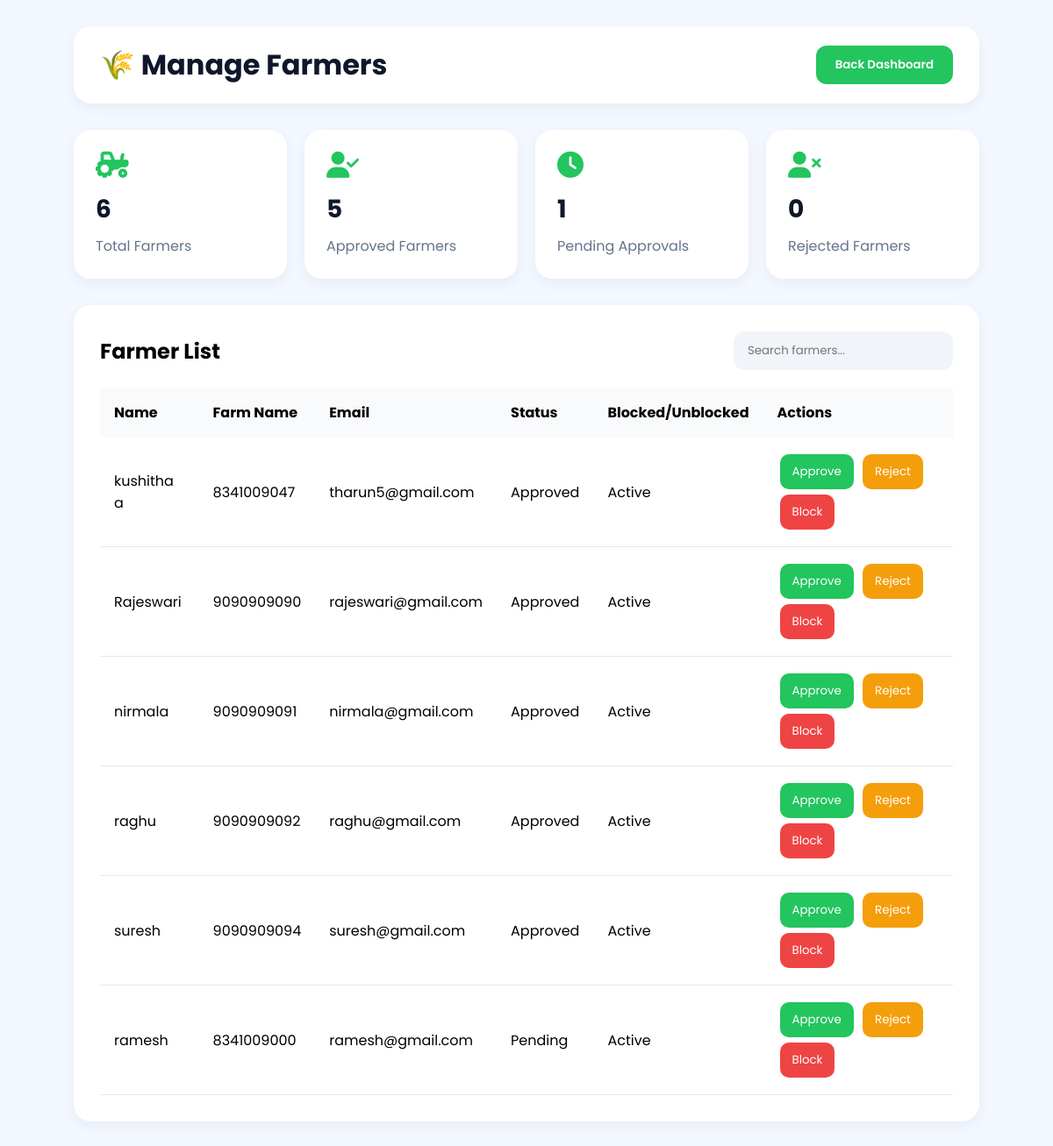
The app's page /manage-farmers.html with its own data.
### tables this page shows
CREATE TABLE users (
            id INTEGER PRIMARY KEY AUTOINCREMENT,
            fullname TEXT NOT NULL,
            email TEXT UNIQUE NOT NULL,
            phone TEXT UNIQUE NOT NULL,
            password TEXT NOT NULL,
            role TEXT NOT NULL
        , status TEXT DEFAULT 'Pending', is_blocked INTEGER DEFAULT 0, verified INTEGER DEFAULT 0);

### app.py (the view)
@app.route("/manage-farmers.html")
def manageFarmers():
    conn = get_db_connection()
    farmers = conn.execute(
        """
        SELECT *
        FROM users
        WHERE role='farmer'
        """
    ).fetchall()
    total_farmers = conn.execute(
        """
        SELECT COUNT(*) as total
        FROM users
        WHERE role='farmer'
        """
    ).fetchone()["total"]
    approved_farmers = conn.execute(
        """
        SELECT COUNT(*) as total
        FROM users
        WHERE role='farmer'
        AND status='Approved'
        """
    ).fetchone()["total"]
    pending_farmers = conn.execute(
        """
        SELECT COUNT(*) as total
        FROM users
        WHERE role='farmer'
        AND status='Pending'
        """
    ).fetchone()["total"]
    rejected_farmers = conn.execute(
        """
        SELECT COUNT(*) as total
        FROM users
        WHERE role='farmer'
        AND status='Rejected'
        """
    ).fetchone()["total"]
    conn.close()
    return render_template(
        "manage-farmers.html",
        farmers=farmers,
        total_farmers=total_farmers,
        approved_farmers=approved_farmers,
        pending_farmers=pending_farmers,
        rejected_farmers=rejected_farmers
    )

### db.py (called while the page is built)
def get_db_connection():
    conn = sqlite3.connect("database.db")
    conn.row_factory = sqlite3.Row
    return conn

### templates/manage-farmers.html (shortened to what this page needs)
<!DOCTYPE html>
<html lang="en">
<head>
<link rel="stylesheet"
href="https://cdnjs.cloudflare.com/ajax/libs/font-awesome/6.5.1/css/all.min.css"/>
</head>
<body>
<div class="topbar">
    <h1>🌾 Manage Farmers</h1>
    <a href="admin-dashboard.html">
        <button class="back-btn">
            Back Dashboard
        </button>
    </a>
</div>
<div class="stats">
    <div class="stat-card">
        <i class="fa-solid fa-tractor"></i>
        <h2 id="totalFarmers">{{ total_farmers }}</h2>
        <p>Total Farmers</p>
    </div>
    <div class="stat-card">
        <i class="fa-solid fa-user-check"></i>
        <h2 id="approvedFarmers">{{ approved_farmers }}</h2>
        <p>Approved Farmers</p>
    </div>
    <div class="stat-card">
        <i class="fa-solid fa-clock"></i>
        <h2 id="pendingFarmers">{{ pending_farmers }}</h2>
        <p>Pending Approvals</p>
    </div>
    <div class="stat-card">
        <i class="fa-solid fa-user-xmark"></i>
        <h2 id="rejectedFarmers">{{ rejected_farmers }}</h2>
        <p>Rejected Farmers</p>
    </div>
</div>
<div class="farmers-box">
    <div class="farmers-header">
        <h2>Farmer List</h2>
        <input type="text"
        id="searchInput"
        placeholder="Search farmers..."
        onkeyup="searchFarmers()">
    </div>
    <table>
        <thead>
            <tr>
                <th>Name</th>
                <th>Farm Name</th>
                <th>Email</th>
                <th>Status</th>
                <th>Blocked/Unblocked</th>
                <th>Actions</th>
            </tr>
        </thead>
<tbody>
   {% for farmer in farmers %}
<tr>
    <td>{{ farmer.fullname }}</td>
    <td>{{ farmer.phone }}</td>
    <td>{{ farmer.email }}</td>
    <td>{{ farmer.status }}</td>
    <td>
        {% if farmer.is_blocked == 1 %}
            Blocked
        {% else %}
            Active
        {% endif %}
    </td>
    <td>
        <a href="/approve-farmer/{{ farmer.id }}">
            <button class="approve-btn">
                Approve
            </button>
        </a>
        <a href="/reject-farmer/{{ farmer.id }}">
            <button class="reject-btn">
                Reject
            </button>
        </a>
{% if farmer.is_blocked == 0 %}
<a href="/block-user/{{ farmer.id }}">
    <button class="delete-btn">
        Block
    </button>
</a>
{% else %}
<a href="/unblock-user/{{ farmer.id }}">
    <button class="approve-btn">
        Unblock
    </button>
</a>
{% endif %}
    </td>
</tr>
{% endfor %}
</tbody>
    </table>
</div>
</body>
</html>

### templates/manage-farmers.html (style rules this page uses)
* { margin:0; padding:0; box-sizing:border-box; font-family:'Poppins',sans-serif; }
body { background:#f3f7ff; padding:30px 7%; }
a { text-decoration:none; }
.topbar { background:white; padding:20px 30px; border-radius:20px; display:flex; justify-content:space-between; align-items:center; margin-bottom:30px; box-shadow:0 5px 15px rgba(0,0,0,0.05); }
.topbar h1 { color:#0f172a; }
.back-btn { border:none; padding:12px 22px; border-radius:12px; background:#22c55e; color:white; font-weight:600; cursor:pointer; }
.stats { display:grid; grid-template-columns:repeat(4,1fr); gap:20px; margin-bottom:30px; }
.stat-card { background:white; padding:25px; border-radius:20px; box-shadow:0 5px 15px rgba(0,0,0,0.05); }
.stat-card i { font-size:30px; color:#22c55e; margin-bottom:15px; }
.stat-card h2 { font-size:28px; margin-bottom:8px; color:#0f172a; }
.stat-card p { color:#64748b; }
.farmers-box { background:white; padding:30px; border-radius:20px; box-shadow:0 5px 15px rgba(0,0,0,0.05); }
.farmers-header { display:flex; justify-content:space-between; align-items:center; margin-bottom:20px; }
.farmers-header input { padding:12px 16px; border:none; background:#f1f5f9; border-radius:12px; outline:none; width:250px; }
table { width:100%; border-collapse:collapse; }
th { background:#f8fafc; padding:16px; text-align:left; }
td { padding:16px; border-bottom:1px solid #e2e8f0; }
.approve-btn, .reject-btn, .delete-btn { border:none; padding:10px 14px; border-radius:10px; color:white; cursor:pointer; margin:3px; }
.approve-btn { background:#22c55e; }
.reject-btn { background:#f59e0b; }
.delete-btn { background:#ef4444; }

### records on screen
users: fullname "kushitha a", phone "8341009047", email "tharun5@gmail.com", status "Approved", is_blocked "Active"
users: fullname "Rajeswari", phone "9090909090", email "rajeswari@gmail.com", status "Approved", is_blocked "Active"
users: fullname "nirmala", phone "9090909091", email "nirmala@gmail.com", status "Approved", is_blocked "Active"
users: fullname "raghu", phone "9090909092", email "raghu@gmail.com", status "Approved", is_blocked "Active"
users: fullname "suresh", phone "9090909094", email "suresh@gmail.com", status "Approved", is_blocked "Active"
users: fullname "ramesh", phone "8341009000", email "ramesh@gmail.com", status "Pending", is_blocked "Active"

### other values on screen
{{ total_farmers }} "6"
{{ approved_farmers }} "5"
{{ pending_farmers }} "1"
{{ rejected_farmers }} "0"
